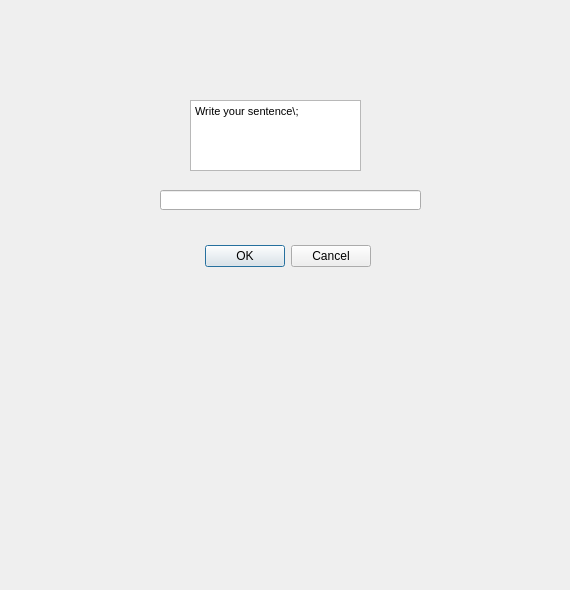
<?xml version="1.0" encoding="UTF-8"?>
<ui version="4.0">
 <class>Dialog</class>
 <widget class="QDialog" name="Dialog">
  <property name="geometry">
   <rect>
    <x>0</x>
    <y>0</y>
    <width>570</width>
    <height>590</height>
   </rect>
  </property>
  <property name="windowTitle">
   <string>Dialog</string>
  </property>
  <widget class="QDialogButtonBox" name="buttonBox">
   <property name="geometry">
    <rect>
     <x>30</x>
     <y>240</y>
     <width>341</width>
     <height>32</height>
    </rect>
   </property>
   <property name="orientation">
    <enum>Qt::Horizontal</enum>
   </property>
   <property name="standardButtons">
    <set>QDialogButtonBox::Cancel|QDialogButtonBox::Ok</set>
   </property>
  </widget>
  <widget class="QLineEdit" name="lineEdit">
   <property name="geometry">
    <rect>
     <x>160</x>
     <y>190</y>
     <width>261</width>
     <height>20</height>
    </rect>
   </property>
  </widget>
  <widget class="QTextEdit" name="textEdit">
   <property name="geometry">
    <rect>
     <x>190</x>
     <y>100</y>
     <width>171</width>
     <height>71</height>
    </rect>
   </property>
   <property name="html">
    <string>&lt;!DOCTYPE HTML PUBLIC &quot;-//W3C//DTD HTML 4.0//EN&quot; &quot;http://www.w3.org/TR/REC-html40/strict.dtd&quot;&gt;
&lt;html&gt;&lt;head&gt;&lt;meta name=&quot;qrichtext&quot; content=&quot;1&quot; /&gt;&lt;style type=&quot;text/css&quot;&gt;
p, li { white-space: pre-wrap; }
&lt;/style&gt;&lt;/head&gt;&lt;body style=&quot; font-family:'MS Shell Dlg 2'; font-size:8.25pt; font-weight:400; font-style:normal;&quot;&gt;
&lt;p style=&quot; margin-top:0px; margin-bottom:0px; margin-left:0px; margin-right:0px; -qt-block-indent:0; text-indent:0px;&quot;&gt;&lt;span style=&quot; font-family:'MS Shell Dlg 2';&quot;&gt;Write your sentence\;&lt;/span&gt;&lt;/p&gt;&lt;/body&gt;&lt;/html&gt;</string>
   </property>
  </widget>
 </widget>
 <resources/>
 <connections>
  <connection>
   <sender>buttonBox</sender>
   <signal>accepted()</signal>
   <receiver>Dialog</receiver>
   <slot>accept()</slot>
   <hints>
    <hint type="sourcelabel">
     <x>248</x>
     <y>254</y>
    </hint>
    <hint type="destinationlabel">
     <x>157</x>
     <y>274</y>
    </hint>
   </hints>
  </connection>
  <connection>
   <sender>buttonBox</sender>
   <signal>rejected()</signal>
   <receiver>Dialog</receiver>
   <slot>reject()</slot>
   <hints>
    <hint type="sourcelabel">
     <x>316</x>
     <y>260</y>
    </hint>
    <hint type="destinationlabel">
     <x>286</x>
     <y>274</y>
    </hint>
   </hints>
  </connection>
 </connections>
</ui>
